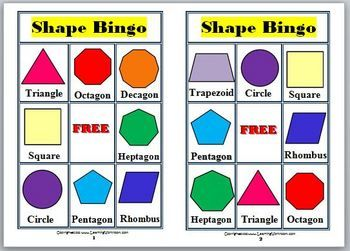
#> input picture uploads/349cfec1-872c-428c-98dc-39eca1211dd2.jpg, 350 x 251 px
$ python drawContours.py uploads/349cfec1-872c-428c-98dc-39eca1211dd2.jpg out.png   (older library calls are emulated)
#> lines starting #> are read from the running program, lines starting #| are printed output that depends on the picture; after the words box and inside, x2 and y2 are one past the last pixel; in counts of white or black regions, pixels touching at a corner belong together
import cv2
import numpy as np
import sys

imagePath = sys.argv[1]
result1Name = sys.argv[2]

# contour detection
img = cv2.imread(imagePath)
#> img is the input picture: shape (251, 350, 3); mean B, G, R 188.4, 193.4, 197.5

img3 = cv2.cvtColor(img, cv2.COLOR_BGR2GRAY)
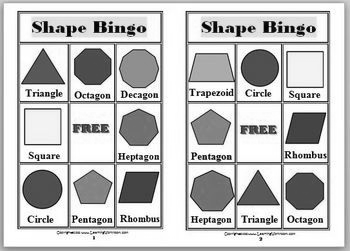
#> img3: shape (251, 350); min 0, max 255, mean 194

ret, thresh = cv2.threshold(img3, 127, 255, 0)
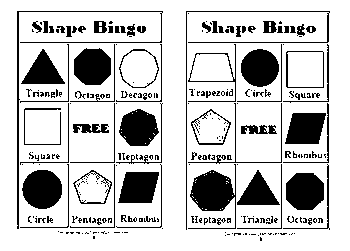
#> thresh: shape (251, 350); 78.7% white; 270 black regions (190 under 20 px)
img4, contours, hierarchy = cv2.findContours(thresh, cv2.RETR_TREE, cv2.CHAIN_APPROX_SIMPLE)
#> contours = 466 contours, 330 with area under 20; largest, box (x1, y1, x2, y2) and area: (0, 0, 350, 251) 87250, (187, 163, 237, 230) 1640, (21, 169, 63, 210) 1283, (285, 172, 325, 211) 1230, (240, 48, 280, 88) 1177

cv2.drawContours(img, contours, -1, (255,10,10), 2)
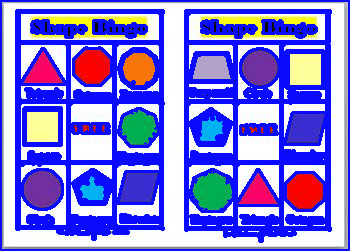
#> img: shape (251, 350, 3); mean B, G, R 224.3, 126.1, 132.3

cv2.imwrite(result1Name, img)
